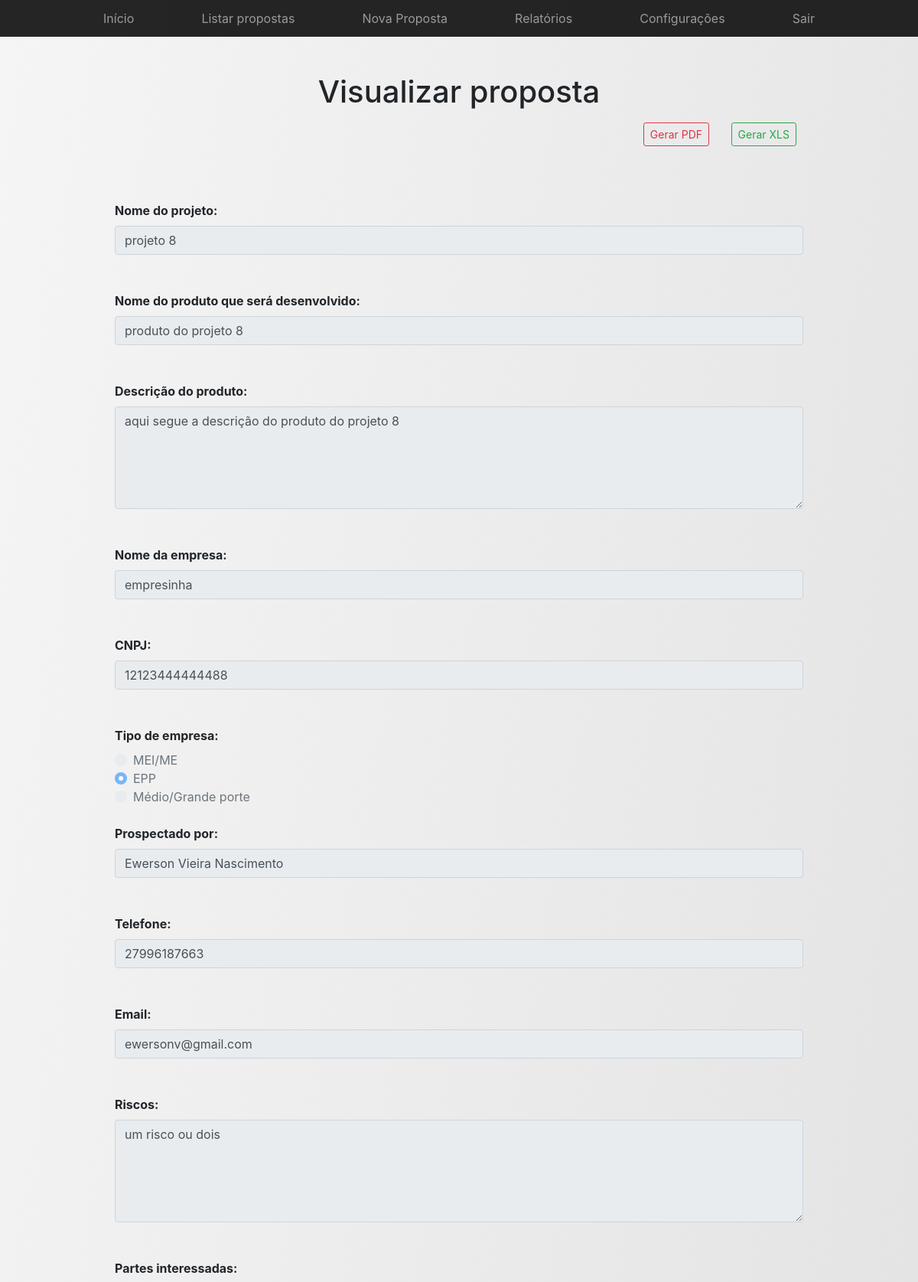
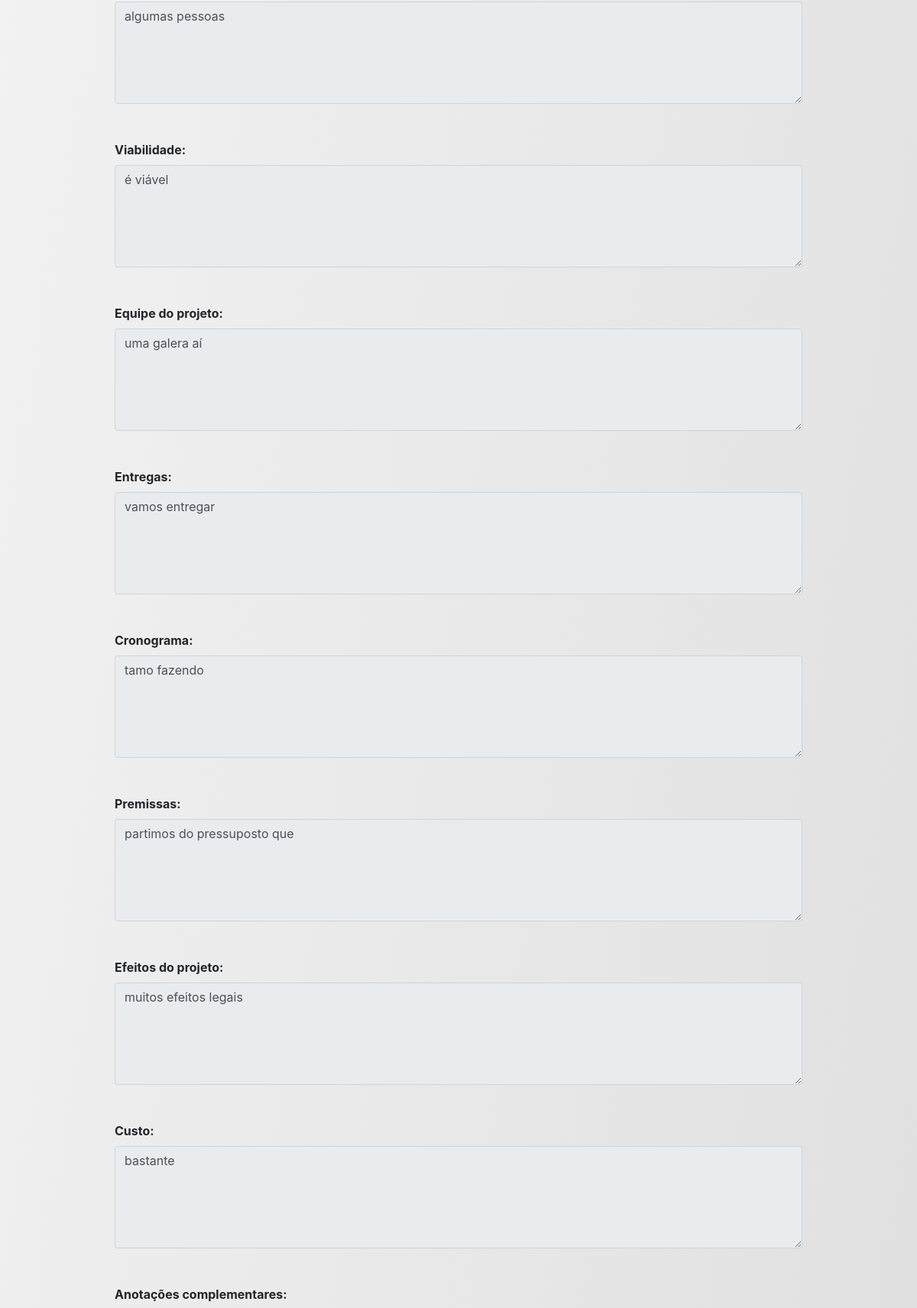
Screenshot of /spp_ifes/view/visualizar_proposta.php?id=8 (signed in, upper part) with the database file from the repository (2 pictures, top to bottom).
### tables this page shows
CREATE TABLE `projeto` (
  `id` int(11) NOT NULL,
  `nome` varchar(100) NOT NULL,
  `viabilidade` varchar(2000) NOT NULL,
  `efeitos` varchar(2000) NOT NULL,
  `equipe` varchar(2000) NOT NULL,
  `riscos` varchar(2000) NOT NULL,
  `entregas` varchar(2000) NOT NULL,
  `premissas` varchar(2000) NOT NULL,
  `cronograma` varchar(2000) NOT NULL,
  `custo` varchar(2000) NOT NULL,
  `interessados` varchar(2000) NOT NULL,
  `anotacoes_complementares` varchar(2000) NOT NULL,
  `finalizado` int(11) NOT NULL,
  `created` datetime NOT NULL,
  `modified` datetime DEFAULT NULL,
  `fk_id_empresa` int(11) NOT NULL,
  `fk_id_usuario` int(11) NOT NULL
);

CREATE TABLE `produto` (
  `id` int(11) NOT NULL,
  `nome` varchar(100) NOT NULL,
  `descricao` varchar(4000) NOT NULL,
  `fk_id_projeto` int(11) NOT NULL
);

CREATE TABLE `empresa` (
  `id` int(11) NOT NULL,
  `nome` varchar(100) NOT NULL,
  `cnpj` varchar(14) NOT NULL,
  `tipo` varchar(50) NOT NULL
);

CREATE TABLE `usuario` (
  `id` int(11) NOT NULL,
  `nome` varchar(100) NOT NULL,
  `telefone` varchar(11) NOT NULL,
  `email` varchar(100) NOT NULL,
  `senha` varchar(255) NOT NULL,
  `tipo` int(11) NOT NULL,
  `status` int(11) NOT NULL,
  `created` datetime NOT NULL DEFAULT CURRENT_TIMESTAMP,
  `last_access` datetime DEFAULT NULL
);

### spp_ifes/model/propostas/funcoes_propostas.php (called while the page is built, shortened)
<?php
function getProjeto($id)
{
    $conn = connect();
    $result_all = "SELECT E.id as id_empresa, E.nome as nome_empresa, E.cnpj, E.tipo as tipo_empresa,
    PD.id as id_produto, PD.nome as nome_produto, PD.descricao,
    P.id as id_projeto, P.nome as nome_projeto, P.viabilidade, P.efeitos, P.equipe, P.riscos, P.entregas, P.premissas, P.cronograma, P.custo, P.interessados, P.anotacoes_complementares,
    U.id as id_usuario, U.nome as nome_usuario, U.telefone, U.email
    FROM projeto P
    INNER JOIN empresa E
    ON P.fk_id_empresa = E.id
    INNER JOIN usuario U
    ON P.fk_id_usuario = U.id
    INNER JOIN produto PD
    ON P.id = PD.fk_id_projeto
    WHERE P.id = $id";
    $resultado_all = mysqli_query($conn, $result_all);
    $row = mysqli_fetch_assoc($resultado_all);
    return $row;
}
?>

### spp_ifes/view/visualizar_proposta.php (the view, shortened to what this page needs)
<?php
include_once("header.php");
include_once("../model/propostas/funcoes_propostas.php");
$id = filter_input(INPUT_GET, 'id', FILTER_SANITIZE_NUMBER_INT);
$row = getProjeto($id);
?>
<!DOCTYPE html>
<html lang="pt-br">
	<body id="grad1">
		<div class="container">
			<div class="py-5 text-center">
				<h1>Visualizar proposta</h1>
				<div class="py-2 text-right">
					<a class='btn btn-sm mr-4 btn-outline-danger' href="#" role='button' onclick="pdf(<?php echo $id; ?>)">Gerar PDF</a>
					<a class='btn btn-sm mr-4 btn-outline-success' href="#" role='button' onclick="xls(<?php echo $id; ?>)">Gerar XLS</a></p>
				</div>
			</div>
			<form>
				<div class="col-md-12 mb-3">
					<label><b>Nome do projeto: </b></label><br>
					<input type="text" class="form-control" name="nome_projeto" readonly="readonly" placeholder="Nome do projeto" maxlength="100" value="<?php echo utf8_encode($row['nome_projeto']); ?>"><br><br>
					<label><b>Nome do produto que será desenvolvido: </b></label><br>
					<input type="text" class="form-control" name="nome_produto" readonly="readonly" placeholder="Nome do produto" maxlength="100" value="<?php echo utf8_encode($row['nome_produto']); ?>"><br><br>
					<label><b>Descrição do produto: </b></label><br>
					<textarea type="text" class="form-control" name="descricao" readonly="readonly" rows="5" cols="80" placeholder="Descrição do produto, suas características e finalidade" maxlength="4000"/><?php echo utf8_encode($row['descricao']); ?></textarea><br><br>
					<label><b>Nome da empresa: </b></label><br>
					<input type="text" class="form-control" name="nome_empresa" readonly="readonly" placeholder="Nome da empresa" maxlength="100" value="<?php echo utf8_encode($row['nome_empresa']); ?>"><br><br>
					<label><b>CNPJ: </b></label><br>
					<input type="text" class="form-control" name="cnpj" readonly="readonly" placeholder="Apenas números" maxlength="14" value="<?php echo utf8_encode($row['cnpj']); ?>"><br><br>
					<label><b>Tipo de empresa: </b></label><br>
					<div class="custom-control custom-radio">
						<label class="custom-control-label" for="MEI/ME" >MEI/ME</label> <br>
					</div>
					<div class="custom-control custom-radio">
						<label class="custom-control-label" for="EPP" >EPP</label> <br>
					</div>
					<div class="custom-control custom-radio">
						<label class="custom-control-label" for="Médio/Grande porte" >Médio/Grande porte</label> <br><br>
					</div>
					<label><b>Prospectado por: </b></label><br>
					<input type="text" class="form-control" name="nome_usuario" readonly="readonly" value="<?php echo utf8_encode($row['nome_usuario']); ?>"><br><br>
					<label><b>Telefone: </b></label><br>
					<input type="text" class="form-control" name="telefone" readonly="readonly" value="<?php echo utf8_encode($row['telefone']); ?>"><br><br>
					<label><b>Email: </b></label><br>
					<input type="email" class="form-control" name="email" readonly="readonly" value="<?php echo utf8_encode($row['email']); ?>"><br><br>
					<label><b>Riscos: </b></label><br>
					<textarea type="text" class="form-control" name="riscos" readonly="readonly" rows="5" cols="80" placeholder="Riscos inerentes ao andamento/execução do projeto" maxlength="2000"/><?php echo utf8_encode($row['riscos']); ?></textarea><br><br>
					<label><b>Partes interessadas: </b></label><br>
					<textarea type="text" class="form-control" name="interessados" readonly="readonly" rows="5" cols="80" placeholder="Empresas que têm interesse no projeto" maxlength="2000"/><?php echo utf8_encode($row['interessados']); ?></textarea><br><br>
					<label><b>Viabilidade: </b></label><br>
					<textarea type="text" class="form-control" name="viabilidade" readonly="readonly" rows="5" cols="80" placeholder="Fatores que propiciam a viabilidade do projeto" maxlength="2000"/><?php echo utf8_encode($row['viabilidade']); ?></textarea><br><br>
					<label><b>Equipe do projeto: </b></label><br>
					<textarea type="text" class="form-control" name="equipe" readonly="readonly" rows="5" cols="80" placeholder="Pessoas envolvidas no projeto" maxlength="2000"/><?php echo utf8_encode($row['equipe']); ?></textarea><br><br>
					<label><b>Entregas: </b></label><br>
					<textarea type="text" class="form-control" name="entregas" readonly="readonly" rows="5" cols="80" placeholder="Entregas do projeto" maxlength="2000"/><?php echo utf8_encode($row['entregas']); ?></textarea><br><br>
					<label><b>Cronograma: </b></label><br>
					<textarea type="text" class="form-control" name="cronograma" readonly="readonly" rows="5" cols="80" placeholder="Datas para realização das entregas" maxlength="2000"/><?php echo utf8_encode($row['cronograma']); ?></textarea><br><br>
					<label><b>Premissas: </b></label><br>
					<textarea type="text" class="form-control" name="premissas" readonly="readonly" rows="5" cols="80" placeholder="Pontos de partida para realização do projeto" maxlength="2000"/><?php echo utf8_encode($row['premissas']); ?></textarea><br><br>
					<label><b>Efeitos do projeto: </b></label><br>
					<textarea type="text" class="form-control" name="efeitos" readonly="readonly" rows="5" cols="80" placeholder="Efeitos do projeto ao ser implementado com sucesso" maxlength="2000"/><?php echo utf8_encode($row['efeitos']); ?></textarea><br><br>
					<label><b>Custo: </b></label><br>
					<textarea type="text" class="form-control" name="custo" readonly="readonly" rows="5" cols="80" placeholder="Custo total e detalhado do projeto" maxlength="2000"/><?php echo utf8_encode($row['custo']); ?></textarea><br><br>
					<label><b>Anotações complementares: </b></label><br>
				</div>
			</form>
		</div>
	</body>
</html>

### spp_ifes/view/header.php (style rules this page uses)
#grad1 { height: 100%; background-color: #F5F5F5; background-image: linear-gradient(100deg,#F5F5F5,#E0E0E0); }

### rows the page displays
projeto: nome_projeto "projeto 8", nome_produto "produto do projeto 8", descricao "aqui segue a descrição do produto do projeto 8", nome_empresa "empresinha", cnpj "12123444444488", nome_usuario "Ewerson Vieira Nascimento", telefone "27996187663", email "ewersonv@gmail.com", riscos "um risco ou dois", interessados "algumas pessoas", viabilidade "é viável", equipe "uma galera aí", entregas "vamos entregar", cronograma "tamo fazendo", premissas "partimos do pressuposto que", efeitos "muitos efeitos legais", custo "bastante"
